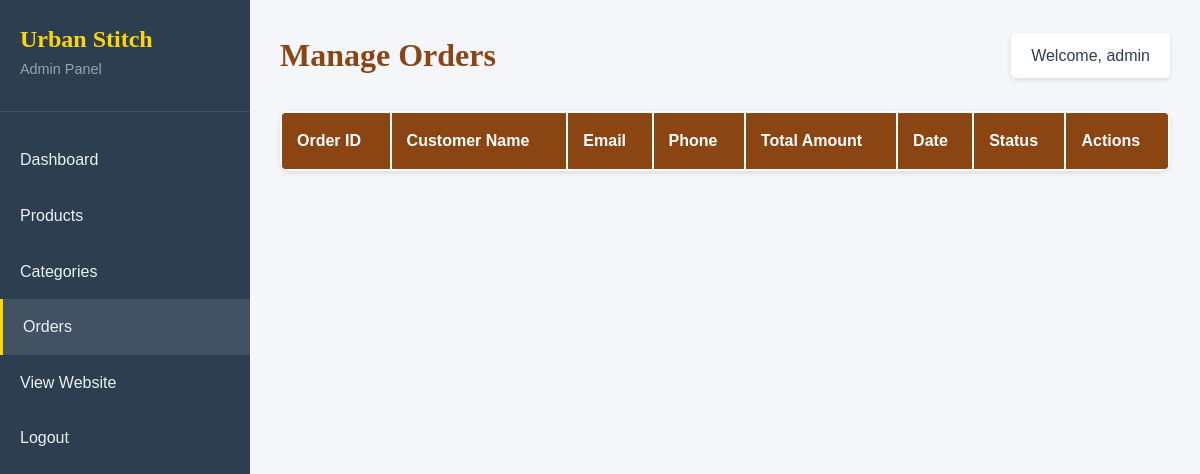
The page /admin/orders.php (signed in) on the database as committed earlier.
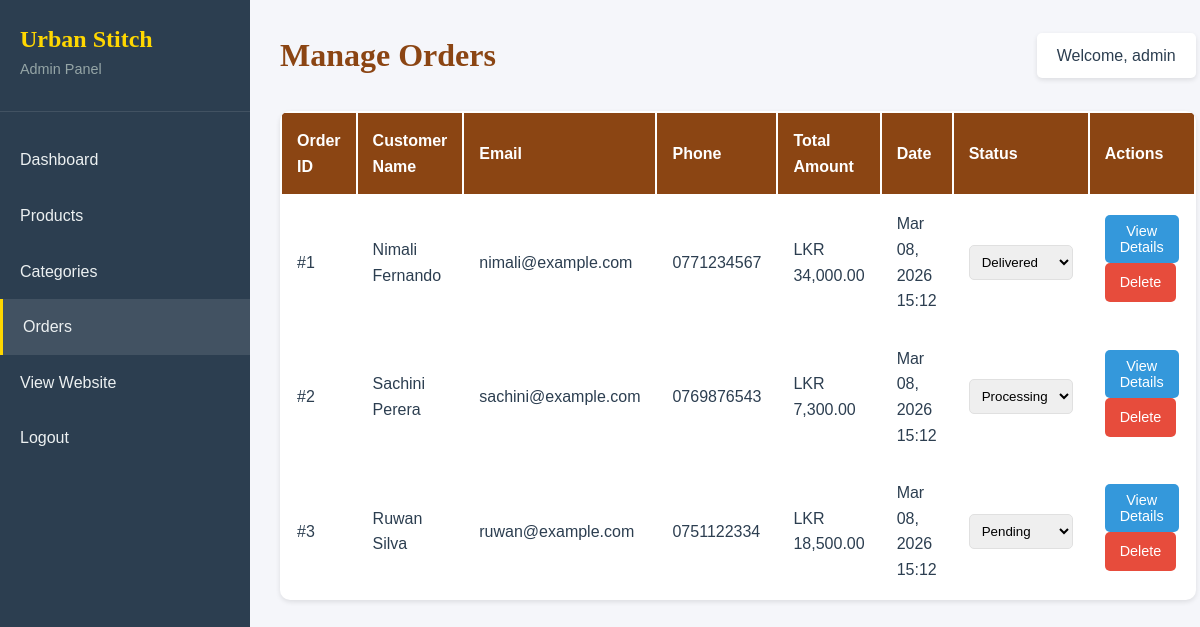
The same page on the database as committed later.
### tables this page shows
CREATE TABLE IF NOT EXISTS orders (
    id INT AUTO_INCREMENT PRIMARY KEY,
    user_id INT,
    customer_name VARCHAR(100) NOT NULL,
    customer_email VARCHAR(100) NOT NULL,
    customer_phone VARCHAR(20),
    customer_address TEXT,
    total_amount DECIMAL(10, 2) NOT NULL,
    order_date TIMESTAMP DEFAULT CURRENT_TIMESTAMP,
    status VARCHAR(50) DEFAULT 'Pending',
    FOREIGN KEY (user_id) REFERENCES users(id) ON DELETE SET NULL
);

### admin/orders.php (the view, shortened to what this page needs)
<?php
require_once '../config/database.php';
$orders = mysqli_query($conn, "SELECT * FROM orders ORDER BY order_date DESC");
include 'includes/header.php';
?>
<table class="admin-table">
    <thead>
        <tr>
            <th>Order ID</th>
            <th>Customer Name</th>
            <th>Email</th>
            <th>Phone</th>
            <th>Total Amount</th>
            <th>Date</th>
            <th>Status</th>
            <th>Actions</th>
        </tr>
    </thead>
    <tbody>
        <?php while($order = mysqli_fetch_assoc($orders)): ?>
        <tr>
            <td>#<?php echo $order['id']; ?></td>
            <td><?php echo htmlspecialchars($order['customer_name']); ?></td>
            <td><?php echo htmlspecialchars($order['customer_email']); ?></td>
            <td><?php echo htmlspecialchars($order['customer_phone']); ?></td>
            <td>LKR <?php echo number_format($order['total_amount'], 2); ?></td>
            <td><?php echo date('M d, Y H:i', strtotime($order['order_date'])); ?></td>
            <td>
                <form method="POST" action="orders.php" style="display: inline;">
                    <select name="status" onchange="this.form.submit()" class="status-select">
                        <option value="Pending" <?php echo $order['status'] == 'Pending' ? 'selected' : ''; ?>>Pending</option>
                        <option value="Processing" <?php echo $order['status'] == 'Processing' ? 'selected' : ''; ?>>Processing</option>
                        <option value="Delivered" <?php echo $order['status'] == 'Delivered' ? 'selected' : ''; ?>>Delivered</option>
                    </select>
                </form>
            </td>
            <td>
                <button class="btn btn-sm btn-view" onclick='viewOrder(<?php echo $order['id']; ?>)'>View Details</button>
                <a href="orders.php?delete=<?php echo $order['id']; ?>" class="btn btn-sm btn-delete" onclick="return confirm('Are you sure?')">Delete</a>
            </td>
        </tr>
        <?php endwhile; ?>
    </tbody>
</table>
<?php
include 'includes/footer.php';
?>

Rows that differ between the two databases and show on the page:
added orders: id "1", customer_name "Nimali Fernando", customer_email "nimali@example.com", customer_phone "0771234567", total_amount "34,000.00", order_date "Mar 08, 2026 15:12", status "Delivered"
added orders: id "2", customer_name "Sachini Perera", customer_email "sachini@example.com", customer_phone "0769876543", total_amount "7,300.00", order_date "Mar 08, 2026 15:12", status "Processing"
added orders: id "3", customer_name "Ruwan Silva", customer_email "ruwan@example.com", customer_phone "0751122334", total_amount "18,500.00", order_date "Mar 08, 2026 15:12", status "Pending"
